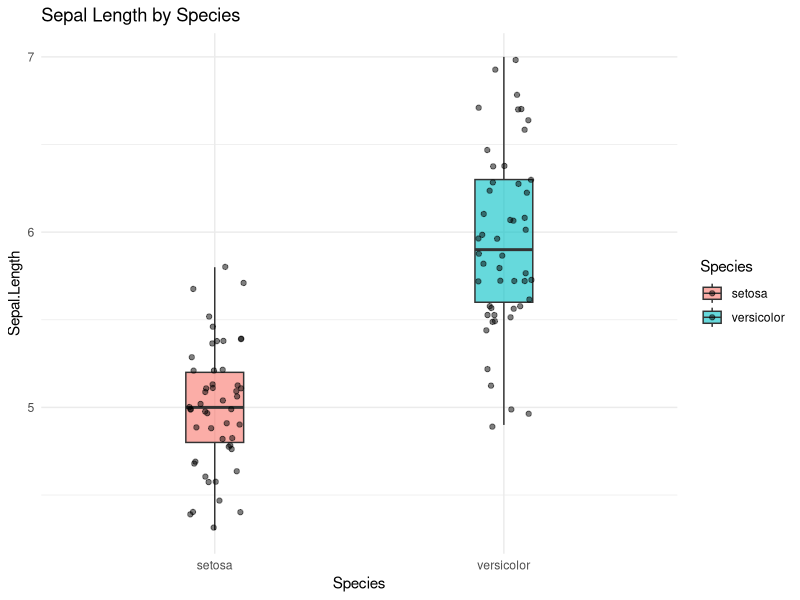
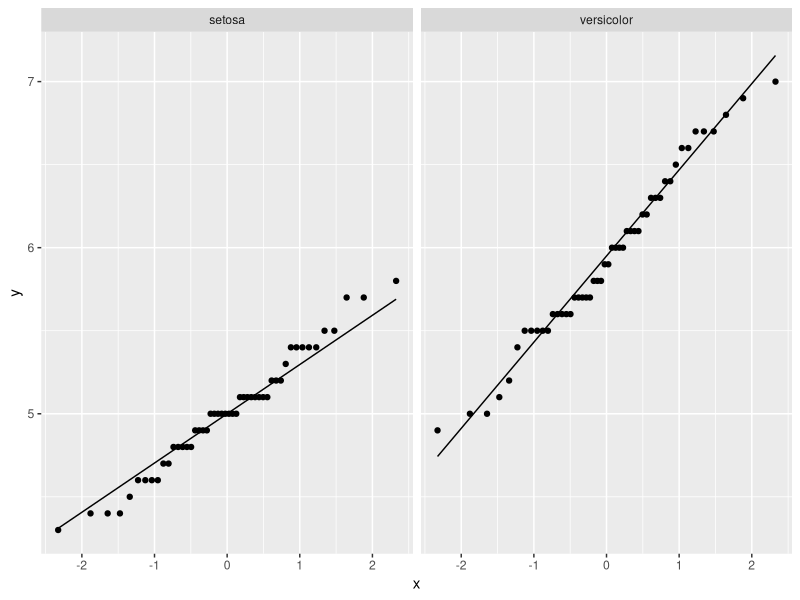
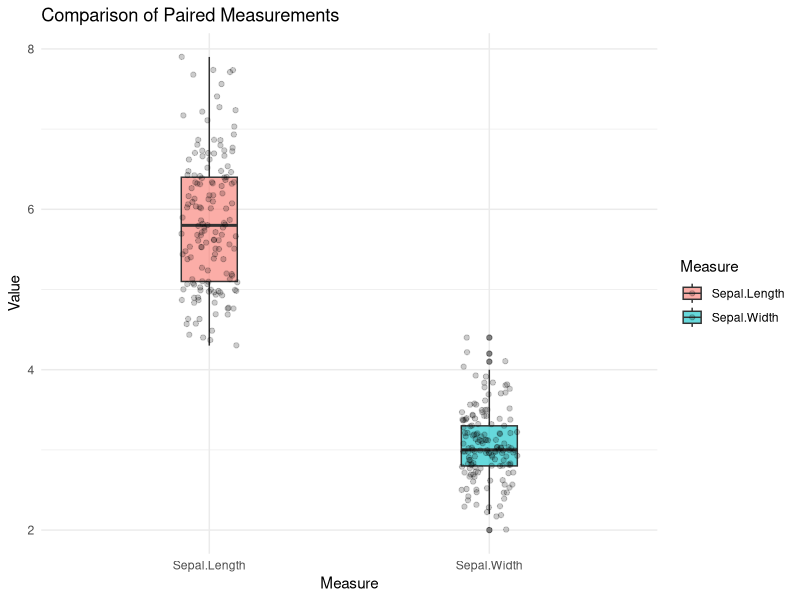
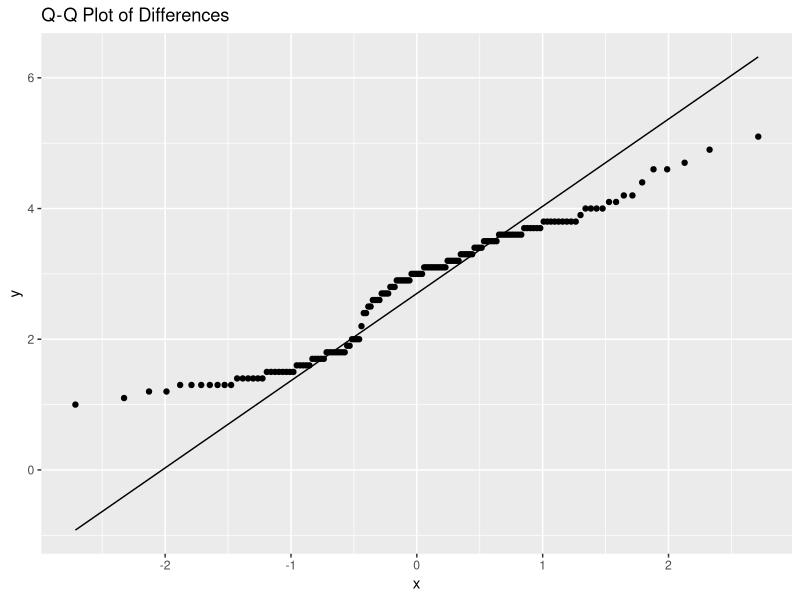
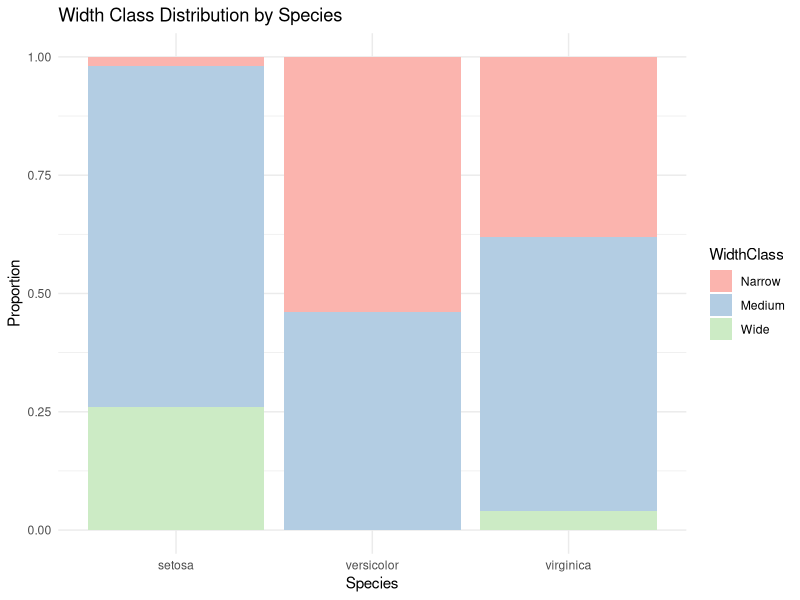
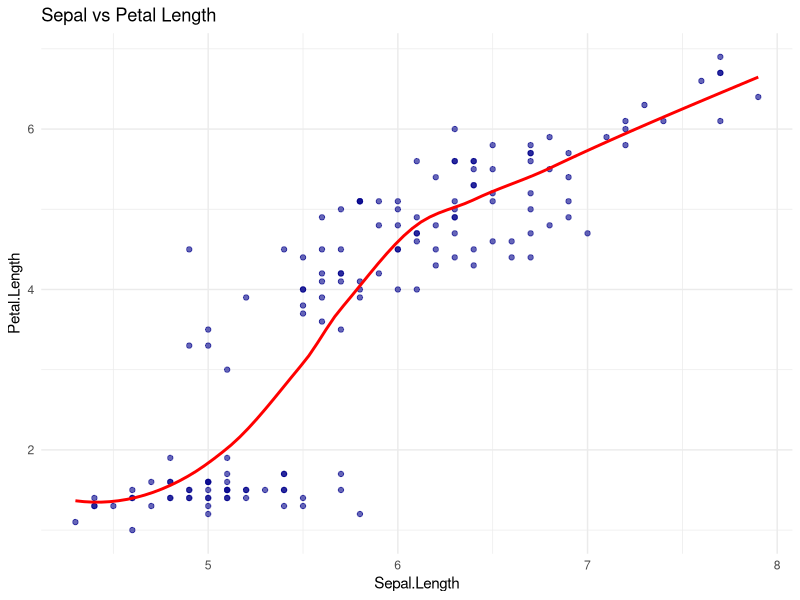

Reproduce these figures in R, in order.
## ---- chunk 1
iris2 <- subset(iris, Species %in% c("setosa", "versicolor"))
## ---- chunk 2
#| fig-height: 3.5
library(ggplot2)
ggplot(iris2, aes(x = Species, y = Sepal.Length, fill = Species)) +
  geom_boxplot(alpha = 0.6,width=0.2) +
  geom_jitter(width = 0.1, alpha = 0.5) +
  theme_minimal() +
  ggtitle("Sepal Length by Species")
## ---- chunk 3
shapiro.test(iris2$Sepal.Length[iris2$Species=="setosa"])
shapiro.test(iris2$Sepal.Length[iris2$Species=="versicolor"])
## ---- chunk 4
library(ggplot2)
ggplot(iris2, aes(sample = Sepal.Length)) + stat_qq() + stat_qq_line() + facet_wrap(~Species)
## ---- chunk 5
library(car)
leveneTest(Sepal.Length ~ Species, data = iris2)
## ---- chunk 6
t.test(Sepal.Length ~ Species, data = iris2)
## ---- chunk 7
wilcox.test(Sepal.Length ~ Species, data = iris2)
## ---- chunk 8
# Run both to compare

tt_res <- t.test(Sepal.Length ~ Species, data = iris2)
mw_res <- wilcox.test(Sepal.Length ~ Species, data = iris2, exact = FALSE)

tt_res
mw_res

# Print key summaries for the slide
cat("t-test p-value:", format.pval(tt_res$p.value, digits = 3), "\n")
cat("Mann–Whitney p-value:", format.pval(mw_res$p.value, digits = 3), "\n")
## ---- chunk 9
#| fig-height: 3.5
# Reshape data to long format for plotting
library(tidyr)
iris_long <- pivot_longer(iris, 
                          cols = c("Sepal.Length", "Sepal.Width"), 
                          names_to = "Measure", 
                          values_to = "Value")

ggplot(iris_long, aes(x = Measure, y = Value, fill = Measure)) +
  geom_boxplot(alpha = 0.6,width=0.2) +
  geom_jitter(width = 0.1, alpha = 0.2) +
  theme_minimal() +
  ggtitle("Comparison of Paired Measurements")
## ---- chunk 10
diffs <- iris$Sepal.Length - iris$Sepal.Width
shapiro.test(diffs)
## ---- chunk 11
#| fig-height: 4
ggplot(data.frame(diffs), aes(sample = diffs)) + stat_qq() + stat_qq_line() +
  ggtitle("Q-Q Plot of Differences")
## ---- chunk 12
t.test(iris$Sepal.Length, iris$Sepal.Width, paired = TRUE)
## ---- chunk 13
wilcox.test(iris$Sepal.Length, iris$Sepal.Width, paired = TRUE)
## ---- chunk 14
pair_t <- t.test(iris$Sepal.Length, iris$Sepal.Width, paired = TRUE)
pair_w <- wilcox.test(iris$Sepal.Length, iris$Sepal.Width, paired = TRUE)

pair_t


pair_w

## ---- chunk 15
iris$WidthClass <- cut(iris$Sepal.Width, breaks = 3, labels = c("Narrow", "Medium", "Wide"))
tab <- table(iris$Species, iris$WidthClass)
## ---- chunk 16
#| fig-height: 3.5
ggplot(iris, aes(x = Species, fill = WidthClass)) +
  geom_bar(position = "fill") +
  theme_minimal() +
  labs(y = "Proportion", title = "Width Class Distribution by Species") +
  scale_fill_brewer(palette = "Pastel1")
## ---- chunk 17
chisq.test(tab)$expected
## ---- chunk 18
chisq.test(tab)
## ---- chunk 19
fisher.test(tab)
## ---- chunk 20
chisq_res <- suppressWarnings(chisq.test(tab))  # warning if small counts
fisher_res <- fisher.test(tab)

chisq_res
fisher_res

chisq_expected <- chisq_res$expected

chisq_expected

## ---- chunk 21
#| fig-height: 3.5
ggplot(iris, aes(x = Sepal.Length, y = Petal.Length)) +
  geom_point(alpha = 0.6, color = "darkblue") +
  geom_smooth(method = "loess", color = "red", se = FALSE) +
  theme_minimal() +
  ggtitle("Sepal vs Petal Length")
## ---- chunk 22
shapiro.test(iris$Sepal.Length)
shapiro.test(iris$Petal.Length)
## ---- chunk 23
cor.test(iris$Sepal.Length, iris$Petal.Length, method = "pearson")
## ---- chunk 24
cor.test(iris$Sepal.Length, iris$Petal.Length, method = "spearman")
## ---- chunk 25
cor.test(iris$Sepal.Length, iris$Petal.Length, method = "kendall")
